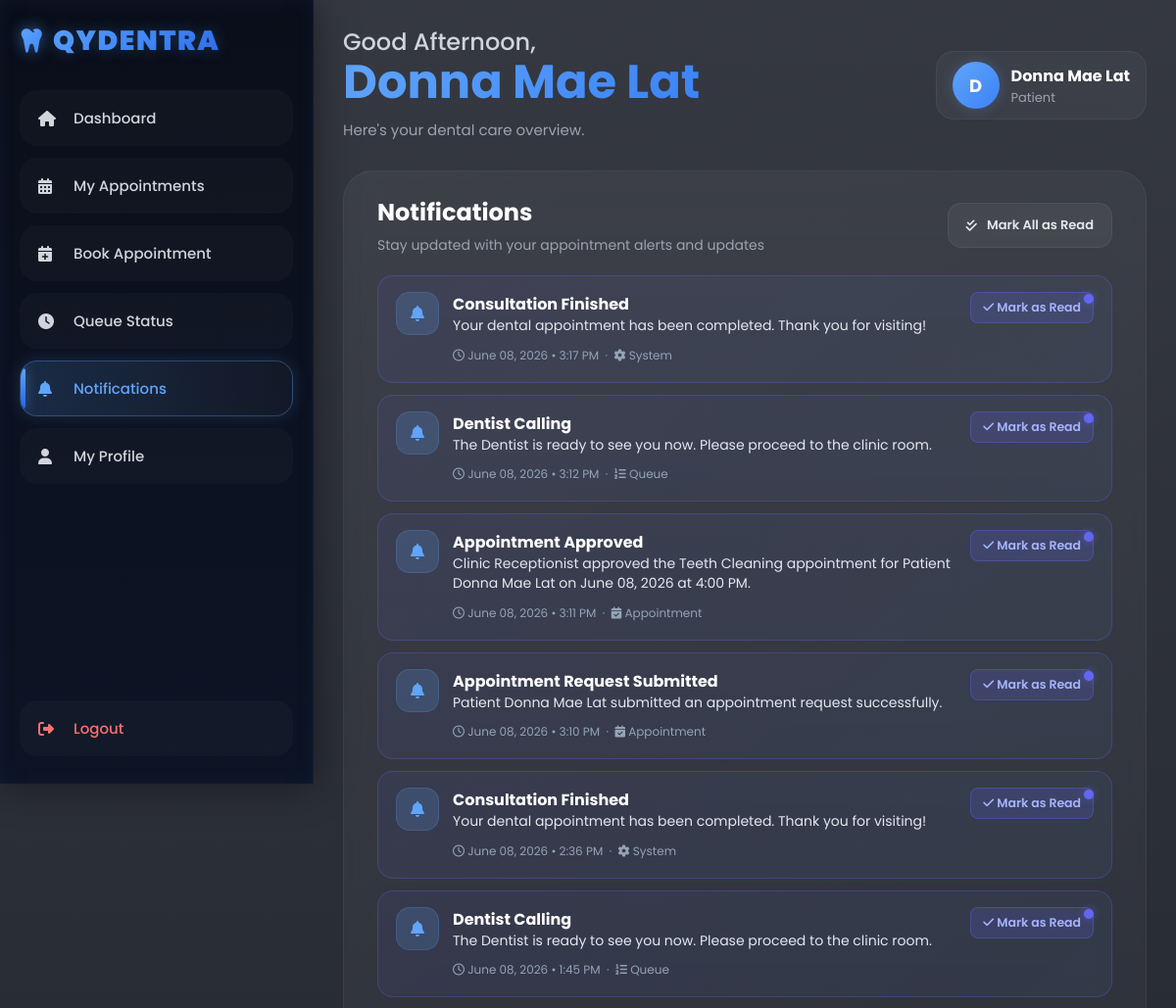
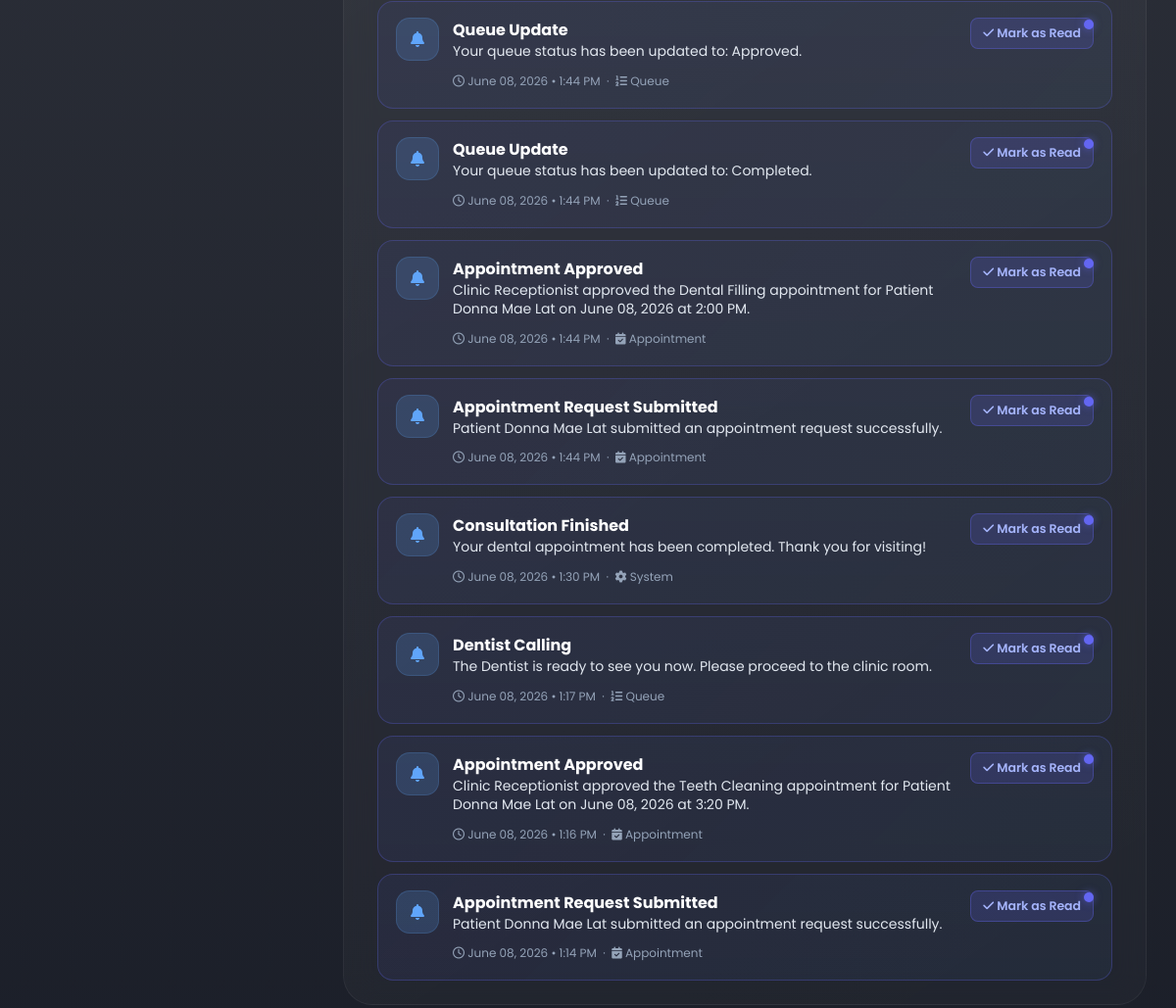
Page /patient/patient_notifications.php (signed in) on the committed database (2 pictures, top to bottom).
### tables this page shows
CREATE TABLE `patient_notifications` (
  `notification_id` varchar(10) NOT NULL,
  `patient_id` varchar(10) NOT NULL,
  `title` varchar(100) DEFAULT NULL,
  `type` enum('Appointment','Queue','System') DEFAULT 'Appointment',
  `message` text NOT NULL,
  `appointment_id` varchar(10) DEFAULT NULL,
  `is_read` tinyint(1) DEFAULT 0,
  `created_at` timestamp NOT NULL DEFAULT current_timestamp(),
  PRIMARY KEY (`notification_id`),
  KEY `patient_id` (`patient_id`),
  KEY `appointment_id` (`appointment_id`),
  CONSTRAINT `patient_notifications_ibfk_1` FOREIGN KEY (`patient_id`) REFERENCES `patients` (`patient_id`),
  CONSTRAINT `patient_notifications_ibfk_2` FOREIGN KEY (`appointment_id`) REFERENCES `appointments` (`appointment_id`) ON DELETE SET NULL
);

### patient/patient_notifications.php (the view, shortened to what this page needs)
<?php
include("../includes/auth_check.php");
$user_id     = $_SESSION['user_id'];
$uid_esc     = mysqli_real_escape_string($conn, $user_id);
?>
<?php include("../includes/header.php"); ?>
<body>
<?php include("../includes/sidebar.php"); ?>
<div class="main">
<?php include("../includes/topbar.php"); ?>
<div class="table-container hover-glow">
    <div class="table-header">
        <div>
            <h2>Notifications</h2>
            <p>Stay updated with your appointment alerts and updates</p>
        </div>
        <?php
        $unread_check = mysqli_fetch_assoc(mysqli_query($conn,
            "SELECT COUNT(*) AS cnt FROM patient_notifications
             WHERE patient_id = '$uid_esc' AND is_read = 0"
        ));
        if ((int)$unread_check['cnt'] > 0):
        ?>
        <form method="POST">
            <button type="submit" name="mark_all_read" class="table-btn">
                <i class="fa-solid fa-check-double"></i> Mark All as Read
            </button>
        </form>
        <?php endif; ?>
    </div>
    <div class="notification-wrapper">
        <?php
        $result = mysqli_query($conn,
            "SELECT * FROM patient_notifications
             WHERE patient_id = '$uid_esc'
             ORDER BY created_at DESC"
        );
        if (mysqli_num_rows($result) > 0):
            while ($row = mysqli_fetch_assoc($result)):
                $isUnread = ((int)$row['is_read'] === 0);
                $type     = $row['type'] ?? 'Appointment';
                $typeIcon = match($type) {
                    'Queue'  => 'fa-list-ol',
                    'System' => 'fa-gear',
                    default  => 'fa-calendar-check',
                };
        ?>
        <div class="notification-card <?php echo $isUnread ? 'unread' : ''; ?>">
            <div class="notification-icon">
                <i class="fa-solid <?php echo $isUnread ? 'fa-bell' : 'fa-circle-check'; ?>"></i>
            </div>
            <div class="notification-content">
                <?php if (!empty($row['title'])): ?>
                <strong><?php echo htmlspecialchars($row['title']); ?></strong>
                <?php endif; ?>
                <p><?php echo htmlspecialchars($row['message']); ?></p>
                <small>
                    <i class="fa-regular fa-clock"></i>
                    <?php echo date("F d, Y • g:i A", strtotime($row['created_at'])); ?>
                    &nbsp;·&nbsp;
                    <span class="notif-type-badge">
                        <i class="fa-solid <?php echo $typeIcon; ?>"></i>
                        <?php echo htmlspecialchars($type); ?>
                    </span>
                </small>
            </div>
            <div class="notification-actions">
                <?php if ($isUnread): ?>
                    <div class="notification-dot"></div>
                    <form method="POST" style="margin:0;">
                        <button type="submit" name="mark_read" class="mark-read-btn">
                            <i class="fa-solid fa-check"></i> Mark as Read
                        </button>
                    </form>
                <?php else: ?>
                    <span class="read-label">
                        <i class="fa-solid fa-circle-check"></i> Read
                    </span>
                <?php endif; ?>
            </div>
        </div>
        <?php
            endwhile;
        endif; ?>
    </div>
</div>
</div>
</body>
</html>

### assets/css/dashboard.css (style rules this page uses)
* { margin:0; padding:0; box-sizing:border-box; font-family:'Poppins',sans-serif; }
body { background: linear-gradient(rgba(3,7,18,0.80),rgba(3,7,18,0.90)), url('https://images.unsplash.com/photo-1506744038136-46273834b3fb?q=80&w=1974&auto=format&fit=crop'); background-size:cover; background-position:center; background-attachment:fixed; min-height:100vh; display:flex; color:white; overflow-x:hidden; }
.main { margin-left:320px; padding:30px; width:100%; }
.table-container { padding:24px 34px; border-radius:30px; background: linear-gradient( 145deg, rgba(255,255,255,0.05), rgba(255,255,255,0.025) ); border:1px solid rgba(255,255,255,0.05); backdrop-filter:blur(16px); margin-top:0px; width:100%; overflow:hidden; }
.table-header { display:flex; justify-content:space-between; align-items:center; margin-bottom:20px; }
.table-header div { display:flex; flex-direction:column; gap:6px; }
.table-header h2 { font-size:24px; font-weight:700; margin:0; }
.table-header p { font-size:14px; color:#9ca3af; line-height:1.5; margin:0; }
.table-btn { display:inline-flex; align-items:center; justify-content:center; gap:10px; padding:12px 18px; border-radius:14px; background:rgba(255,255,255,0.05); border:1px solid rgba(255,255,255,0.06); color:#e5e7eb; font-size:13px; font-weight:600; cursor:pointer; text-decoration:none; white-space:nowrap; transition:0.3s ease; }
.table-btn i { font-size:13px; color:inherit; }
.notification-wrapper { display:flex; flex-direction:column; gap:12px; margin-top:10px; }
.notification-card { display:flex; align-items:flex-start; gap:14px; padding:16px 18px; border-radius:16px; background:rgba(255,255,255,0.04); border:1px solid rgba(255,255,255,0.06); position:relative; transition:0.3s ease; }
.notification-icon { width:44px; height:44px; border-radius:14px; display:flex; align-items:center; justify-content:center; background:rgba(96,165,250,0.18); border:1px solid rgba(96,165,250,0.18); flex-shrink:0; }
.notification-icon i { color:#60A5FA; font-size:16px; }
.notification-content { flex:1; }
.notification-content p { font-size:14px; color:#e5e7eb; margin-bottom:6px; line-height:1.4; }
.notification-content small { font-size:12px; color:#9ca3af; }
.notification-dot { width:10px; height:10px; border-radius:50%; background:#60A5FA; box-shadow:0 0 10px rgba(96,165,250,0.5); position:absolute; top:18px; right:18px; }
.notification-card.unread { background: linear-gradient(135deg, rgba(99,102,241,0.08), rgba(96,165,250,0.06)); border-color: rgba(99,102,241,0.28); }
.notification-actions { display: flex; flex-direction: column; align-items: flex-end; gap: 8px; flex-shrink: 0; margin-left: auto; }
.mark-read-btn { background: rgba(99,102,241,0.18); color: #a5b4fc; border: 1px solid rgba(99,102,241,0.35); border-radius: 8px; padding: 6px 12px; font-size: 0.78rem; font-weight: 600; cursor: pointer; transition: background 0.2s, color 0.2s; white-space: nowrap; }
.notification-dot { width: 10px; height: 10px; border-radius: 50%; background: #6366f1; box-shadow: 0 0 8px rgba(99,102,241,0.6); flex-shrink: 0; }
.notification-content p, .pat-notif-msg { color: #e2e8f0 !important; }
.notification-content small, .pat-notif-time { color: #94a3b8 !important; }

### rows in the picture
patient_notifications: is_read 0 (drawn), title "Consultation Finished", message "Your dental appointment has been completed. Thank you for visiting!", created_at "June 08, 2026 • 3:17 PM", type "System"
patient_notifications: is_read 0 (drawn), title "Dentist Calling", message "The Dentist is ready to see you now. Please proceed to the clinic room.", created_at "June 08, 2026 • 3:12 PM", type "Queue"
patient_notifications: is_read 0 (drawn), title "Appointment Approved", message "Clinic Receptionist approved the Teeth Cleaning appointment for Patient Donna Mae Lat on June 08, 2026 at 4:00 PM.", created_at "June 08, 2026 • 3:11 PM", type "Appointment"
patient_notifications: is_read 0 (drawn), title "Appointment Request Submitted", message "Patient Donna Mae Lat submitted an appointment request successfully.", created_at "June 08, 2026 • 3:10 PM", type "Appointment"
patient_notifications: is_read 0 (drawn), title "Consultation Finished", message "Your dental appointment has been completed. Thank you for visiting!", created_at "June 08, 2026 • 2:36 PM", type "System"
patient_notifications: is_read 0 (drawn), title "Dentist Calling", message "The Dentist is ready to see you now. Please proceed to the clinic room.", created_at "June 08, 2026 • 1:45 PM", type "Queue"
patient_notifications: is_read 0 (drawn), title "Queue Update", message "Your queue status has been updated to: Approved.", created_at "June 08, 2026 • 1:44 PM", type "Queue"
patient_notifications: is_read 0 (drawn), title "Queue Update", message "Your queue status has been updated to: Completed.", created_at "June 08, 2026 • 1:44 PM", type "Queue"
patient_notifications: is_read 0 (drawn), title "Appointment Approved", message "Clinic Receptionist approved the Dental Filling appointment for Patient Donna Mae Lat on June 08, 2026 at 2:00 PM.", created_at "June 08, 2026 • 1:44 PM", type "Appointment"
patient_notifications: is_read 0 (drawn), title "Appointment Request Submitted", message "Patient Donna Mae Lat submitted an appointment request successfully.", created_at "June 08, 2026 • 1:44 PM", type "Appointment"
patient_notifications: is_read 0 (drawn), title "Consultation Finished", message "Your dental appointment has been completed. Thank you for visiting!", created_at "June 08, 2026 • 1:30 PM", type "System"
patient_notifications: is_read 0 (drawn), title "Dentist Calling", message "The Dentist is ready to see you now. Please proceed to the clinic room.", created_at "June 08, 2026 • 1:17 PM", type "Queue"
patient_notifications: is_read 0 (drawn), title "Appointment Approved", message "Clinic Receptionist approved the Teeth Cleaning appointment for Patient Donna Mae Lat on June 08, 2026 at 3:20 PM.", created_at "June 08, 2026 • 1:16 PM", type "Appointment"
patient_notifications: is_read 0 (drawn), title "Appointment Request Submitted", message "Patient Donna Mae Lat submitted an appointment request successfully.", created_at "June 08, 2026 • 1:14 PM", type "Appointment"

### other values in the picture
$greeting "Good Afternoon"
$name "Donna Mae Lat"
$initial "D"
